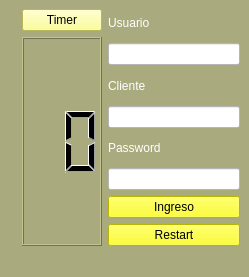
<?xml version="1.0" encoding="UTF-8"?>
<ui version="4.0">
 <class>MainWindow</class>
 <widget class="QMainWindow" name="MainWindow">
  <property name="geometry">
   <rect>
    <x>0</x>
    <y>0</y>
    <width>249</width>
    <height>277</height>
   </rect>
  </property>
  <property name="windowTitle">
   <string>MainWindow</string>
  </property>
  <property name="styleSheet">
   <string notr="true">

background-color: rgb(170, 170, 127);
border-color: rgb(0, 0, 0);</string>
  </property>
  <widget class="QWidget" name="centralwidget">
   <layout class="QVBoxLayout" name="verticalLayout_2">
    <item>
     <layout class="QHBoxLayout" name="horizontalLayout">
      <item>
       <widget class="QLabel" name="label_3">
        <property name="styleSheet">
         <string notr="true">color: rgb(255, 255, 255);</string>
        </property>
        <property name="text">
         <string/>
        </property>
       </widget>
      </item>
      <item>
       <layout class="QVBoxLayout" name="verticalLayout_3">
        <item>
         <widget class="QPushButton" name="pushButton_timer">
          <property name="styleSheet">
           <string notr="true">background-color: rgb(255, 255, 127);
border-color: rgb(0, 0, 0);</string>
          </property>
          <property name="text">
           <string>Timer</string>
          </property>
         </widget>
        </item>
        <item>
         <widget class="QLCDNumber" name="lcdNumber">
          <property name="digitCount">
           <number>2</number>
          </property>
         </widget>
        </item>
       </layout>
      </item>
      <item>
       <layout class="QVBoxLayout" name="verticalLayout">
        <item>
         <widget class="QLabel" name="label">
          <property name="styleSheet">
           <string notr="true">
font: 75 14pt &quot;Arial&quot;;
color: rgb(255, 255, 255);</string>
          </property>
          <property name="text">
           <string>Usuario</string>
          </property>
         </widget>
        </item>
        <item>
         <widget class="QLineEdit" name="lineEdit_usuario">
          <property name="styleSheet">
           <string notr="true">background-color: rgb(255, 255, 255);</string>
          </property>
         </widget>
        </item>
        <item>
         <widget class="QLabel" name="label_4">
          <property name="styleSheet">
           <string notr="true">color: rgb(255, 255, 255);
font: 75 14pt &quot;Arial&quot;;
border-color: rgb(255, 255, 255);</string>
          </property>
          <property name="text">
           <string>Cliente</string>
          </property>
         </widget>
        </item>
        <item>
         <widget class="QLineEdit" name="lineEdit_3_cliente">
          <property name="styleSheet">
           <string notr="true">background-color: rgb(255, 255, 255);</string>
          </property>
         </widget>
        </item>
        <item>
         <widget class="QLabel" name="label_2">
          <property name="styleSheet">
           <string notr="true">font: 75 14pt &quot;Arial&quot;;
border-color: rgb(255, 255, 255);
color: rgb(255, 255, 255);</string>
          </property>
          <property name="text">
           <string>Password</string>
          </property>
         </widget>
        </item>
        <item>
         <widget class="QLineEdit" name="lineEdit_2_password">
          <property name="styleSheet">
           <string notr="true">background-color: rgb(255, 255, 255);</string>
          </property>
         </widget>
        </item>
        <item>
         <widget class="QPushButton" name="pushButton_ingreso">
          <property name="styleSheet">
           <string notr="true">background-color: rgb(255, 255, 0);
border-color: rgb(0, 0, 0);</string>
          </property>
          <property name="text">
           <string>Ingreso</string>
          </property>
         </widget>
        </item>
        <item>
         <widget class="QPushButton" name="pushButton_clean">
          <property name="styleSheet">
           <string notr="true">background-color: rgb(255, 255, 0);
border-color: rgb(0, 0, 0);</string>
          </property>
          <property name="text">
           <string>Restart</string>
          </property>
         </widget>
        </item>
       </layout>
      </item>
     </layout>
    </item>
   </layout>
  </widget>
  <widget class="QMenuBar" name="menubar">
   <property name="geometry">
    <rect>
     <x>0</x>
     <y>0</y>
     <width>249</width>
     <height>21</height>
    </rect>
   </property>
  </widget>
  <widget class="QStatusBar" name="statusbar"/>
 </widget>
 <resources/>
 <connections/>
</ui>
